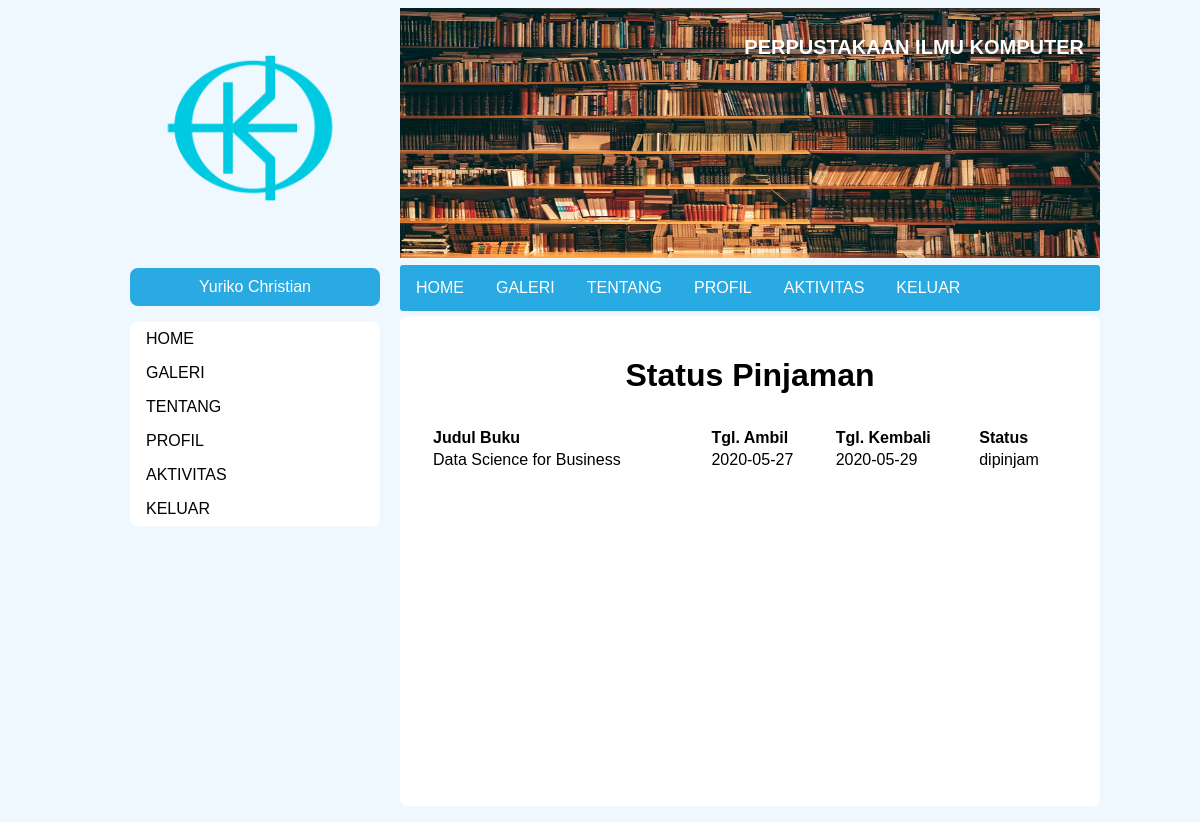
The app's page /peminjaman-user.php (signed in) with its own data.
### tables this page shows
CREATE TABLE `pinjaman` (
  `id_pinjam` int(11) NOT NULL,
  `id_buku` int(11) NOT NULL,
  `id_user` int(11) NOT NULL,
  `tgl_ambil` date NOT NULL,
  `tgl_kembali` date NOT NULL,
  `status` enum('mohon','dipinjam','dikembalikan','batal') NOT NULL DEFAULT 'mohon'
);

CREATE TABLE `buku` (
  `id_buku` int(11) NOT NULL,
  `judul` varchar(100) NOT NULL,
  `tahun` int(11) NOT NULL,
  `penulis` varchar(100) NOT NULL,
  `ISBN` varchar(13) NOT NULL,
  `pic` varchar(100) NOT NULL,
  `kategori` varchar(32) NOT NULL,
  `rak` int(11) NOT NULL,
  `stok` int(11) NOT NULL
);

### db-con.php (called while the page is built, shortened)
<?php
class database{
	var $host = "localhost:3306";
	var $username = "root";
	var $password = "";
	var $database = "perpustakaan";
	function __construct(){
		$this->koneksi = mysqli_connect($this->host, $this->username, $this->password,$this->database);
	}
}
?>

### peminjaman-user.php (the view, shortened to what this page needs)
<!DOCTYPE html>
<html lang="en">
<head>
    <?php include "style.php"; ?>
    <link rel="stylesheet" href="css/kontak.css">
</head>
<?php
$id_user = $_SESSION['id'];
$query = "SELECT * FROM pinjaman INNER JOIN buku WHERE pinjaman.id_buku=buku.id_buku AND pinjaman.id_user=$id_user;"
?>
<body>
    <div id="main-content">
        <?php include 'header-sidebar.php';?>
        <div id="isi">
            <center>
                <h1 style="text-align: center;">Status Pinjaman</h1>
                <table style="text-align: left;padding:10px;width:100%;">
                    <tr>
                        <th>Judul Buku</th>
                        <th>Tgl. Ambil</th>
                        <th>Tgl. Kembali</th>
                        <th>Status</th>
                    </tr>
                    <?php
                    include_once("db-con.php");
                    $database = new database();
                    $result = mysqli_query($database->koneksi,$query);
                    while($pj = mysqli_fetch_assoc($result)){
                        echo "<tr>
                                <td>".$pj['judul']."</td>
                                <td>".$pj['tgl_ambil']."</td>
                                <td>".$pj['tgl_kembali']."</td>
                                <td>".$pj['status']."</td>
                            </tr>";
                    }
                    ?>
                </table>
            </center>
        </div>
    </div>
</body>
</html>

### css/user.css (style rules this page uses)
body { background-color: aliceblue; }

### css/kontak.css (style rules this page uses)
* { font-family: sans-serif; }
#main-content { margin: 0 auto; width: 1000px; height: auto; }
#isi { margin-top: 8px; margin-bottom: 8px; padding: 20px; width: 660px; height: 450px; float: right; background: white; border-radius: 8px; }

### records on screen
pinjaman: id_buku.judul "Data Science for Business", tgl_ambil "2020-05-27", tgl_kembali "2020-05-29", status "dipinjam"

### other values on screen
$_SESSION['nama'] "Yuriko Christian"
